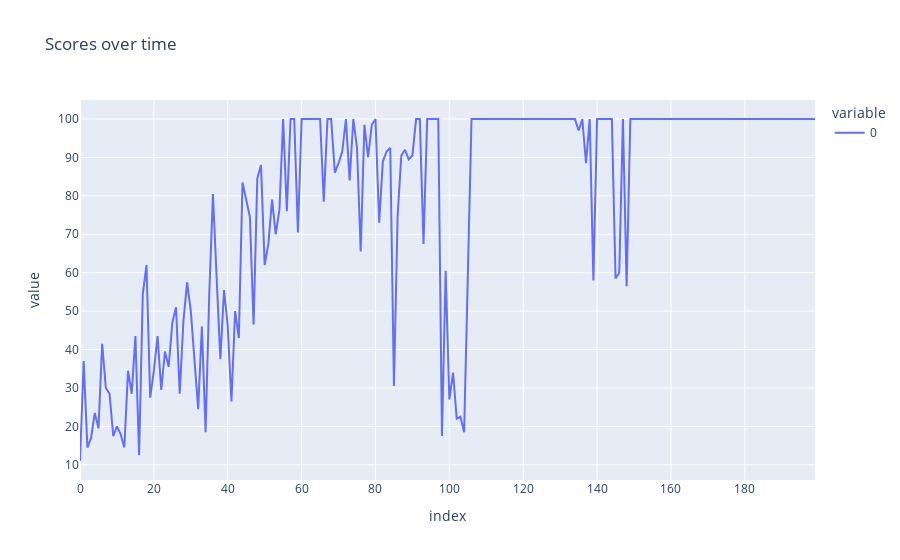

Source (notebook cell):
### Markdown cell above
### Both, but with smaller batch size

### Code cell
if __name__ == "__main__":
    BATCH_SIZE = 2
    env = gym.make("CartPole-v1")
    policy = SamplePolicy(
        state_size=OBSERVATION_SPACE_SHAPE[0],
        action_size=ACTION_SPACE_SIZE,
        hidden_sizes=HIDDEN_SIZES,
    ).to(DEVICE)
    optimizer = optim.Adam(policy.parameters(), lr=LR)
    scores = reinforce_train_batch(env=env, policy=policy, optimizer=optimizer, gamma=GAMMA, num_episodes=NUM_EPISODES, batch_size=BATCH_SIZE, max_t=MAX_T)
    # Calculate the mean of the last 10 % of the scores
    last_10_percent_mean = sum(scores[int(NUM_EPISODES*0.9):]) / (NUM_EPISODES*0.1)
    fig = px.line(scores, title="Scores over time")
    fig.show()
    ExperimentManager(name="REINFORCE", description=f"Batch Size {BATCH_SIZE} + Sample Results", primary_metric="last_10_percent_mean", file=__this_file).commit(metrics={"last_10_percent_mean": last_10_percent_mean})

### Figure 1 — Plotly figure (JSON) as saved in the notebook; plotly's stock layout.template omitted (floating-point values rounded to 4 significant figures; data arrays with more than 128 entries replaced by an {"elided": "..."} marker saying what was removed)
{"data": [{"hovertemplate": "variable=0<br>index=%{x}<br>value=%{y}<extra></extra>", "legendgroup": "0", "line": {"color": "#636efa", "dash": "solid"}, "marker": {"symbol": "circle"}, "mode": "lines", "name": "0", "orientation": "v", "showlegend": true, "type": "scatter", "x": {"elided": "200 int values"}, "xaxis": "x", "y": {"elided": "200 float values"}, "yaxis": "y"}], "layout": {"legend": {"title": {"text": "variable"}, "tracegroupgap": 0}, "title": {"text": "Scores over time"}, "xaxis": {"anchor": "y", "domain": [0, 1], "title": {"text": "index"}}, "yaxis": {"anchor": "x", "domain": [0, 1], "title": {"text": "value"}}}}
